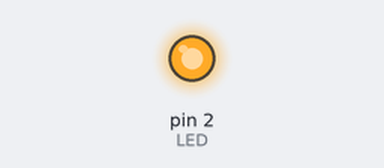
A sketch run on a simulated Arduino Uno, built with avr-gcc and run on an emulated ATmega328P. Parts: output pins drawn as LEDs (lit = HIGH).

Above: at 1.0 s.
At 3.0 s:
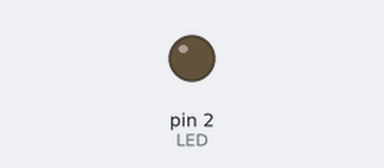
Timing chart, 0 to 5.2 s (numbered marks = the images above):
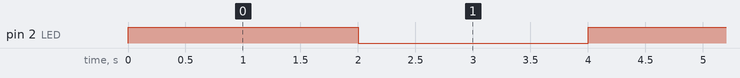

The sketch:

Arduino-pd01_tarefa1.ino
```cpp
// C++ code
//Tarefa1
void setup()
{
  pinMode(2,OUTPUT);//LED
}

void loop()
{
  digitalWrite(2,HIGH);
  delay(2000);
  digitalWrite(2,LOW);
  delay(2000);
}
```

Measured:
- by itself, pin 2 (LED): alternates HIGH for 2.0 s and LOW for 2.0 s
